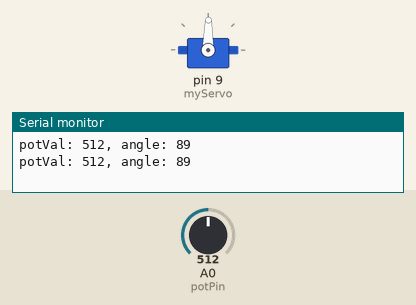
Simulated run of this sketch. Board: Arduino Uno, built with avr-gcc and run on an emulated ATmega328P. On the bench: servo, the last lines printed to the serial monitor. The inputs (shaded band) are chosen by the test bench; at power-on: A0 (potPin) = 512.

Above: at 1.5 s.
1.6 s: A0 (potPin) set to 716
At 2.6 s:
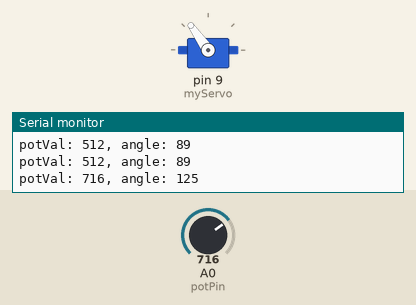
3.7 s: A0 (potPin) set to 900
At 4.9 s:
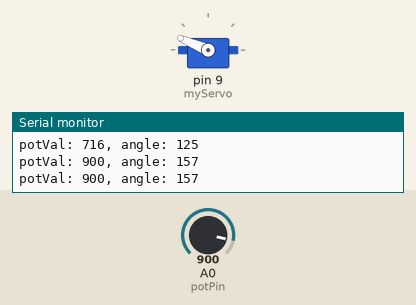
5.2 s: A0 (potPin) set to 1023
At 6.2 s:
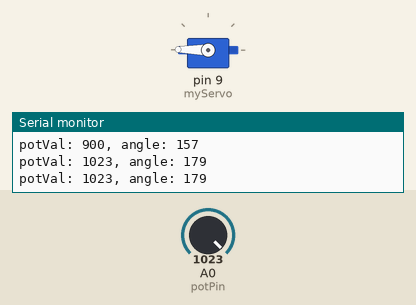
6.7 s: A0 (potPin) set to 306
At 7.4 s:
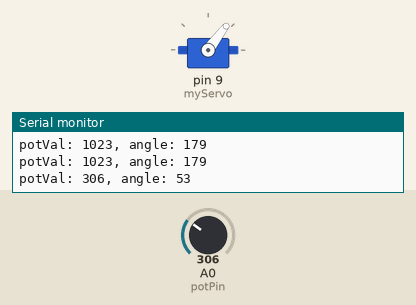
8.2 s: A0 (potPin) set to 122
At 8.6 s:
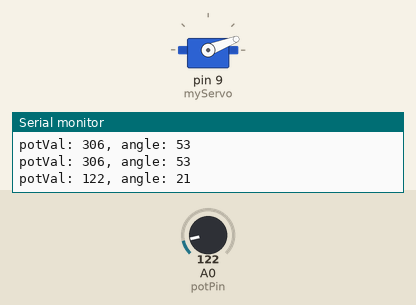
9.7 s: A0 (potPin) set to 511
At 11.0 s:
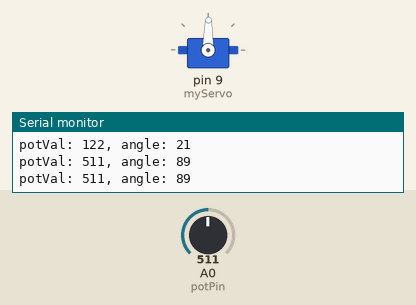
Timing chart, 0 to 12.2 s (numbered marks = the images above; inputs shaded):
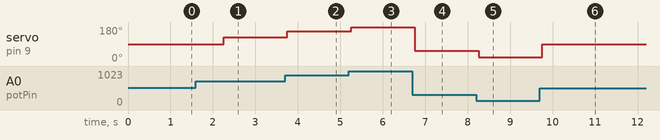

Measured:
- after the input at 1.6 s, servo on pin 9 (myServo): 89° → 125° after 0.65 s
- after the input at 3.7 s, servo on pin 9 (myServo): 125° → 157° after 0.05 s
- after the input at 5.2 s, servo on pin 9 (myServo): 157° → 179° after 0.06 s
- after the input at 6.7 s, servo on pin 9 (myServo): 179° → 53° after 0.06 s
- after the input at 8.2 s, servo on pin 9 (myServo): 53° → 21° after 0.06 s
- after the input at 9.7 s, servo on pin 9 (myServo): 21° → 89° after 0.06 s

The sketch:

Project_5_Mood_Cue.ino
```cpp
//Project 5: Mood Cue
//Use a servo motor to make a mechanical gauge to point out what sort of mood you're in that day
//Use a potentiometer to control a servo motor

#include <Servo.h>
Servo myServo;

int const potPin = A0;
int potVal;
int angle;

void setup() {
  myServo.attach(9);

  Serial.begin(9600);

}

void loop() {
  potVal = analogRead(potPin);
  Serial.print("potVal: ");
  Serial.print(potVal);

  angle = map(potVal, 0, 1023, 0, 179); //Change values from 0-1023 to values between 0-179
  Serial.print(", angle: ");
  Serial.println(angle);

  myServo.write(angle);
  delay(750);

}
```
